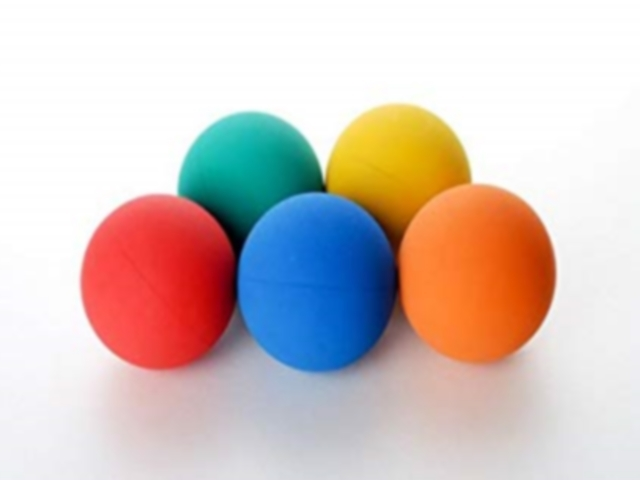
#> input picture circle_hough_transform/picture/1-bright.jpg, 640 x 480 px; its folder holds only this picture in this run
$ python a_color_picker.py
#> lines starting #> are read from the running program, lines starting #| are printed output that depends on the picture
#!/usr/bin/env python2
# -*- coding: utf-8 -*-

# setting up modules used in the program
import numpy as np
import argparse
import glob
import cv2

# source 1: https://www.learnopencv.com/color-spaces-in-opencv-cpp-python/
# source 2: https://github.com/spmallick/learnopencv/tree/master/ColorSpaces/

# mouse callback function
def showpixelvalue(event, x, y, flags, param):

    global img, combinedresult, placeholder

    if event == cv2.EVENT_MOUSEMOVE:

        # get the value of pixel from the location of mouse in (x,y)
        bgr = img[y,x]

        # convert the bgr pixel into other colro formats
        ycb = cv2.cvtColor(np.uint8([[bgr]]),cv2.COLOR_BGR2YCrCb)[0][0]
        lab = cv2.cvtColor(np.uint8([[bgr]]),cv2.COLOR_BGR2Lab)[0][0]
        hsv = cv2.cvtColor(np.uint8([[bgr]]),cv2.COLOR_BGR2HSV)[0][0]

        # create an empty placeholder for displaying the values
        placeholder = np.zeros((img.shape[0], 400, 3), dtype = np.uint8)

        # fill the placeholder with the values of color spaces
        cv2.putText(placeholder, "BGR {}".format(bgr), (20, 70), cv2.FONT_HERSHEY_COMPLEX, .9, (255,255,255), 1, cv2.LINE_AA)
        cv2.putText(placeholder, "HSV {}".format(hsv), (20, 140), cv2.FONT_HERSHEY_COMPLEX, .9, (255,255,255), 1, cv2.LINE_AA)
        cv2.putText(placeholder, "YCrCb {}".format(ycb), (20, 210), cv2.FONT_HERSHEY_COMPLEX, .9, (255,255,255), 1, cv2.LINE_AA)
        cv2.putText(placeholder, "LAB {}".format(lab), (20, 280), cv2.FONT_HERSHEY_COMPLEX, .9, (255,255,255), 1, cv2.LINE_AA)

        # combine the two results to show side by side in a single image
        combinedresult = np.hstack([img,placeholder])

        cv2.imshow("[p] previous image, [n] next image, [esc] quit.", combinedresult)


if __name__ == '__main__' :

    global img

    # load the image and setup the mouse callback function
    files = glob.glob("*.jpg")
    files.sort()
    print(files)
    img = cv2.imread(files[0])
#> img is the input picture: shape (480, 640, 3); mean B, G, R 192.1, 196.1, 210.8
    img = cv2.resize(img,(400,400))
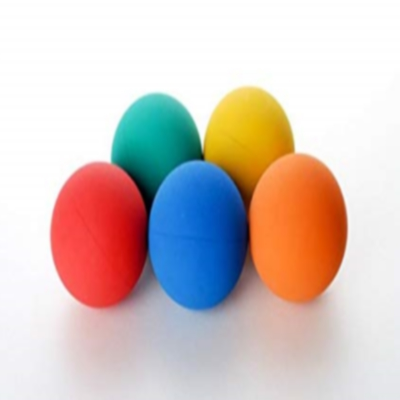
#> img: shape (400, 400, 3); mean B, G, R 192.1, 196.1, 210.7
    cv2.imshow("[p] previous image, [n] next image, [esc] quit.", img)

    # Create an empty window
    cv2.namedWindow("[p] previous image, [n] next image, [esc] quit.")
    # Create a callback function for any event on the mouse
    cv2.setMouseCallback("[p] previous image, [n] next image, [esc] quit.", showpixelvalue)
    i = 0

    while(1):

        k = cv2.waitKey(1) & 0xFF
#> (key Esc is pressed here)
        # check next image in the folder

        if k == ord(b'n'):

            i += 1
            img = cv2.imread(files[i%len(files)])
            img = cv2.resize(img,(400,400))

        # check previous image in folder
        elif k == ord(b'p'):

            i -= 1
            img = cv2.imread(files[i%len(files)])
            img = cv2.resize(img,(400,400))

        # quit
        elif k == 27:

            cv2.destroyAllWindows()
            break
